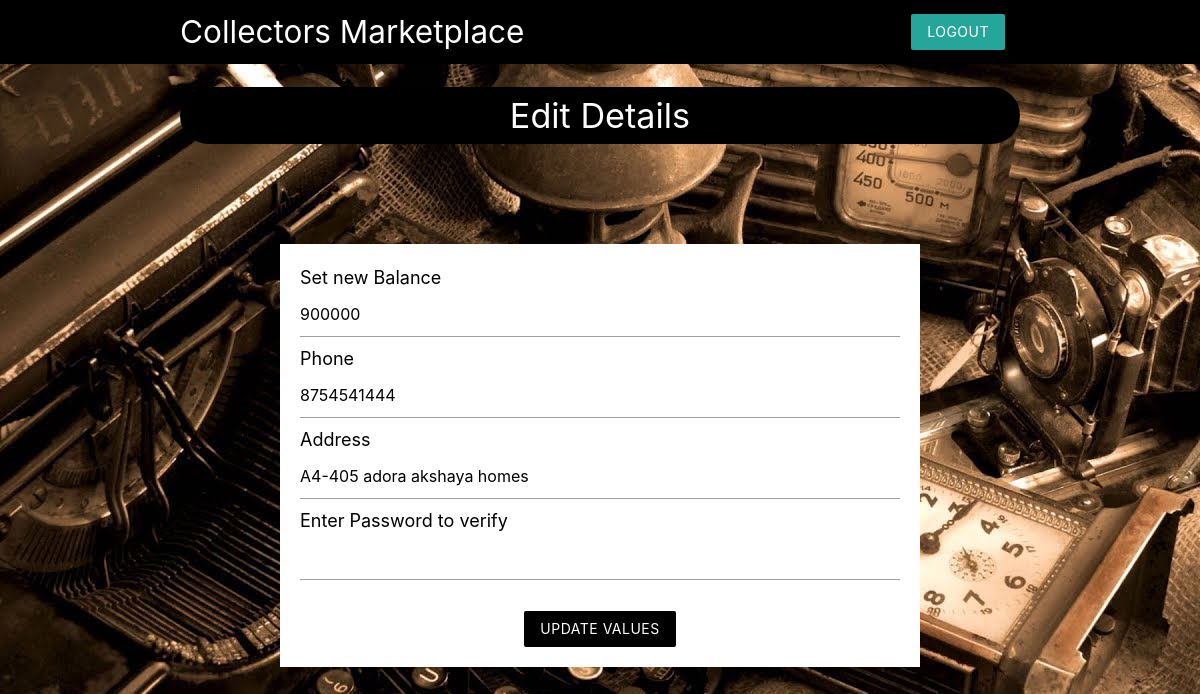
Page /user/edit_info.php (signed in) on the committed database.
### tables this page shows
CREATE TABLE `customers` (
  `cust_id` int(5) NOT NULL,
  `cust_username` varchar(50) NOT NULL,
  `cust_pass` int(11) NOT NULL,
  `cust_name` varchar(20) NOT NULL,
  `cust_addr` text NOT NULL,
  `cust_email` varchar(50) NOT NULL,
  `cust_image` varchar(255) NOT NULL,
  `cust_phone` bigint(10) NOT NULL,
  `cust_balance` int(5) NOT NULL
);

### user/edit_info.php (the view, shortened to what this page needs)
<?php
include("../templates/database_conn.php");
$uid=$_SESSION['USER_ID'];
$sql1="SELECT * FROM `customers` WHERE cust_id ='$uid'";
$res=mysqli_query($con,$sql1);
$urow = mysqli_fetch_array($res, MYSQLI_ASSOC);
$user_balance=$urow['cust_balance'];
$user_addr=$urow['cust_addr'];
$phone=$urow['cust_phone'];
?>
<!DOCTYPE html>
<html lang="en">
<head>
    <link rel="stylesheet" href="https://cdnjs.cloudflare.com/ajax/libs/materialize/1.0.0/css/materialize.min.css">
</head>
<body>
<nav class="black z-depth-0">
		<div class ="container">
			<a href="user_home.php" class="brand-logo brand-text">Collectors Marketplace</a>
            <ul id="nav-mobile" class="right hide-on-small-and-down">
                <li><a href="user_logout.php" class="btn brand z-depth-0">Logout</a></li>
			</ul>
		</div>
	</nav>
    <section class="container grey-text" >
        <h4 class="center white-text" style="background-color:black; border-radius:30px; padding:10px;">
        Edit Details
        </h4>
 <form class="white" method="POST" enctype="multipart/form-data">
     <label style="font-size:18px; color:black;">Set new Balance</label>
     <input type="number" name="user_balance" value='<?php echo $user_balance?>' required min=10000>
     <label style="font-size:18px; color:black;">Phone</label>
     <input type="number" name="user_phone" value='<?php echo $phone?>' required>
     <label style="font-size:18px; color:black;">Address</label>
     <input type="text" name="user_addr" value='<?php echo $user_addr?>' required>
     <label style="font-size:18px; color:black;">Enter Password to verify</label>
     <input type="password" name="password" value='' required>
     <br>
     <div class="center">
         <input type="submit" name="submit" value="Update values" class="btn brand z-depth-0" style="background-color:black;"></input>
     </div>
 </form>
</section>
</body>
</html>

### user/edit_info.php (style rules this page uses)
form { max-width: 800px; margin: 100px; padding: 20px; }
body { background-image: url('../templates/images/bg_theme.jpg'); }

### rows in the picture
customers: user_balance "900000", user_phone "8754541444", user_addr "A4-405 adora akshaya homes"
